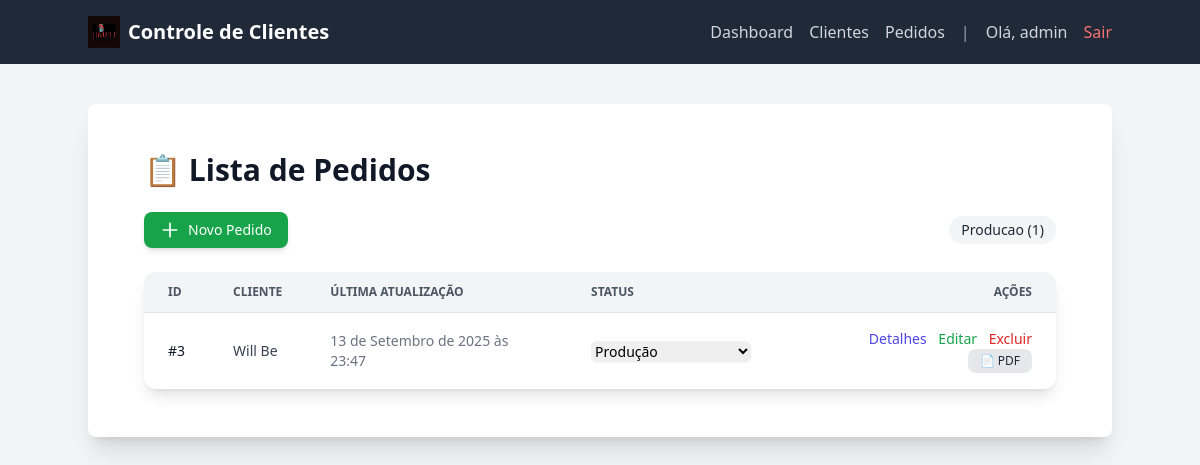
/clientes/pedidos/ (signed in), run on an earlier commit of the app's database.
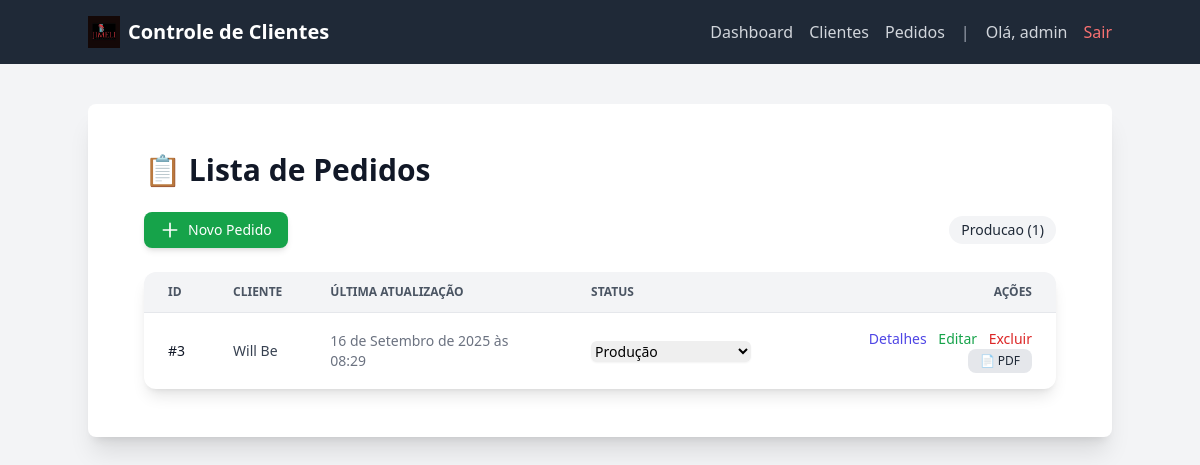
And on a later commit of the database.
### clientes/models.py (models this page shows, shortened)
class Pedido(models.Model):
    STATUS_CHOICES = (
        ('entrada', 'Pagamento da Entrada'),
        ('materia_prima', 'Solicitação de Matéria Prima'),
        ('producao', 'Produção'),
        ('envase', 'Envase'),
        ('acabamento', 'Acabamento'),
        ('transporte', 'Solicitação de Transporte'),
        ('envio', 'Envio de Mercadoria'),
        ('entregue', 'Entregue'),
    )
    cliente = models.ForeignKey(Cliente, on_delete=models.CASCADE)
    produtos = models.ManyToManyField(Produto, through='ItemPedido')
    status = models.CharField(max_length=50, choices=STATUS_CHOICES, default='entrada')
    numero_rastreio = models.CharField(max_length=100, blank=True, null=True)
    nome_transportadora = models.CharField(max_length=255, blank=True, null=True)
    data_criacao = models.DateTimeField(auto_now_add=True)
    data_atualizacao = models.DateTimeField(auto_now=True)

class Cliente(models.Model):
    nome = models.CharField(max_length=255)
    telefone = models.CharField(max_length=20)
    endereco = models.CharField(max_length=255)
    nome_marca = models.CharField(max_length=255)

### clientes/views.py (the view)
# urls.py: path('pedidos/', views.lista_pedidos, name='lista_pedidos'),
@login_required
@user_passes_test(is_admin_or_supervisor)
def lista_pedidos(request):
    pedidos = Pedido.objects.all().order_by('-id')
    pedidos_por_status = Pedido.objects.values('status').annotate(count=Count('status'))
    pedidos_formatados = []
    for item in pedidos_por_status:
        item['status_display'] = item['status'].replace('_', ' ').title()
        pedidos_formatados.append(item)
    context = {
        'pedidos': pedidos,
        'pedidos_por_status': pedidos_formatados,
        'form': PedidoUpdateForm(),
        'is_admin': is_admin(request.user)
    }
    return render(request, 'clientes/lista_pedidos.html', context)

### clientes/forms.py
class PedidoUpdateForm(forms.ModelForm):
    class Meta:
        model = Pedido
        fields = ['status', 'numero_rastreio', 'nome_transportadora']

### usuarios/templatetags/usuarios_tags.py (called while the page is built)
@register.filter(name='has_group')
def has_group(user, group_name):
    return user.groups.filter(name=group_name).exists()

### usuarios/views.py (called while the page is built)
def is_admin(user):
    return user.groups.filter(name="Administrador").exists() or user.is_superuser

def is_admin_or_supervisor(user):
    return user.groups.filter(name__in=["Administrador", "Supervisão"]).exists() or user.is_superuser

### clientes/templates/clientes/lista_pedidos.html (shortened to what this page needs)
{% extends 'base.html' %}
{% block content %}
<div class="max-w-7xl mx-auto py-6 sm:px-6 lg:px-8">
    <h1 class="text-3xl font-bold text-gray-900 mb-6">📋 Lista de Pedidos</h1>
    <div class="mb-6 flex flex-col sm:flex-row sm:justify-between sm:items-center gap-3">
        {% if is_admin %}
        <a href="{% url 'criar_pedido' %}"
           class="inline-flex items-center px-4 py-2 text-sm font-medium rounded-lg shadow-md text-white bg-green-600 hover:bg-green-700 focus:outline-none focus:ring-2 focus:ring-offset-2 focus:ring-green-500">
            <svg xmlns="http://www.w3.org/2000/svg" class="h-5 w-5 mr-2" fill="none" viewBox="0 0 24 24" stroke="currentColor">
                <path stroke-linecap="round" stroke-linejoin="round" stroke-width="2" d="M12 4v16m8-8H4"/>
            </svg>
            Novo Pedido
        </a>
        {% endif %}
        <div class="flex flex-wrap gap-2">
            {% for status_item in pedidos_por_status %}
                <span class="inline-flex items-center px-3 py-1 text-sm font-medium rounded-full
                             {% if status_item.status_display == 'Entrada' %} bg-blue-100 text-blue-800
                             {% elif status_item.status_display == 'Produção' %} bg-yellow-100 text-yellow-800
                             {% elif status_item.status_display == 'Finalizado' %} bg-green-100 text-green-800
                             {% else %} bg-gray-100 text-gray-800 {% endif %}">
                    {{ status_item.status_display }} ({{ status_item.count }})
                </span>
            {% endfor %}
        </div>
    </div>
    <div class="bg-white shadow-lg rounded-xl overflow-hidden">
        <table class="min-w-full divide-y divide-gray-200">
            <thead class="bg-gray-100">
                <tr>
                    <th class="px-6 py-3 text-left text-xs font-semibold text-gray-600 uppercase">ID</th>
                    <th class="px-6 py-3 text-left text-xs font-semibold text-gray-600 uppercase">Cliente</th>
                    <th class="px-6 py-3 text-left text-xs font-semibold text-gray-600 uppercase">Última Atualização</th>
                    <th class="px-6 py-3 text-left text-xs font-semibold text-gray-600 uppercase">Status</th>
                    <th class="px-6 py-3 text-right text-xs font-semibold text-gray-600 uppercase">Ações</th>
                </tr>
            </thead>
            <tbody class="divide-y divide-gray-200">
                {% for pedido in pedidos %}
                <tr class="hover:bg-gray-50 transition">
                    <td class="px-6 py-4 text-sm font-medium text-gray-900">#{{ pedido.id }}</td>
                    <td class="px-6 py-4 text-sm text-gray-700">{{ pedido.cliente.nome_marca }}</td>
                    <td class="px-6 py-4 text-sm text-gray-500">{{ pedido.data_atualizacao }}</td>
                    <td class="px-6 py-4 text-sm">
                        <form action="{% url 'atualizar_status_pedido' pedido.pk %}" method="post"
                              class="form-status inline-block" data-pedido-id="{{ pedido.pk }}">
                            <select name="status"
                                    class="block w-40 border-gray-300 rounded-md shadow-sm focus:ring-indigo-500 focus:border-indigo-500 text-sm"
                                    {% if not is_admin %}disabled{% endif %}>
                                {% for status_choice in form.fields.status.choices %}
                                    <option value="{{ status_choice.0 }}" {% if pedido.status == status_choice.0 %}selected{% endif %}>
                                        {{ status_choice.1 }}
                                    </option>
                                {% endfor %}
                            </select>
                        </form>
                    </td>
                    <td class="px-6 py-4 text-sm text-right space-x-2">
                        <a href="{% url 'detalhe_pedido' pedido.pk %}" class="text-indigo-600 hover:text-indigo-900 font-medium">Detalhes</a>
                        {% if is_admin %}
                        <a href="{% url 'editar_pedido' pedido.pk %}" class="text-green-600 hover:text-green-900 font-medium">Editar</a>
                        <form action="{% url 'excluir_pedido' pedido.pk %}" method="post" class="inline">
                            <button type="submit" class="text-red-600 hover:text-red-900 font-medium">Excluir</button>
                        </form>
                        {% endif %}
                        <a href="{% url 'exportar_pedido_pdf' pedido.pk %}"
                           class="inline-flex items-center px-3 py-1 text-xs font-medium rounded-lg bg-gray-200 hover:bg-gray-300 text-gray-800">
                            📄 PDF
                        </a>
                    </td>
                </tr>
                {% empty %}
                <tr>
                    <td colspan="5" class="px-6 py-4 text-center text-sm text-gray-500">
                        Nenhum pedido encontrado.
                    </td>
                </tr>
                {% endfor %}
            </tbody>
        </table>
    </div>
</div>
{% endblock %}

### clientes/templates/base.html (shortened to what this page needs)
{% load static %}
{% load usuarios_tags %}
<!DOCTYPE html>
<html lang="pt-br">
<head>
    <script src="https://cdn.tailwindcss.com"></script>
</head>
<body class="bg-gray-100 font-sans leading-normal tracking-normal">
    <nav class="bg-gray-800 p-4">
        <div class="container mx-auto flex justify-between items-center">
            <div class="flex items-center">
                <img class="h-8 w-8 mr-2" src="{% static 'images/logo.png' %}" alt="Logo">
                <a href="{% url 'dashboard' %}" class="text-white text-xl font-bold">
                    Controle de Clientes
                </a>
            </div>
            <div class="flex items-center space-x-4">
                <a href="{% url 'dashboard' %}" class="text-gray-300 hover:text-white">Dashboard</a>
                <a href="{% url 'lista_clientes' %}" class="text-gray-300 hover:text-white">Clientes</a>
                <a href="{% url 'lista_pedidos' %}" class="text-gray-300 hover:text-white">Pedidos</a>
                {% if user.is_authenticated %}
                    <span class="text-gray-400">|</span>
                    <span class="text-gray-300">Olá, {{ user.username }}</span>
                    <a href="{% url 'logout' %}" class="text-red-400 hover:text-red-600">Sair</a>
                {% else %}
                    <a href="{% url 'login' %}" class="text-gray-300 hover:text-white">Login</a>
                {% endif %}
            </div>
        </div>
    </nav>
    <div class="container mx-auto mt-10 p-6 bg-white rounded-lg shadow-xl">
        {% block content %}
        {% endblock %}
    </div>
</body>
</html>

What changed in the data, as far as the page shows it:
changed Pedido "Produção": data_atualizacao "13 de Setembro de 2025 às 23:47" → "16 de Setembro de 2025 às 08:29"
